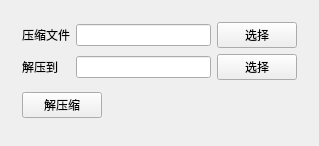
<?xml version="1.0" encoding="UTF-8"?>
<ui version="4.0">
 <class>epub_unzip_uiClass</class>
 <widget class="QMainWindow" name="epub_unzip_uiClass">
  <property name="geometry">
   <rect>
    <x>0</x>
    <y>0</y>
    <width>319</width>
    <height>146</height>
   </rect>
  </property>
  <property name="windowTitle">
   <string>epub_unzip_ui</string>
  </property>
  <widget class="QWidget" name="centralWidget">
   <layout class="QVBoxLayout" name="verticalLayout">
    <item>
     <widget class="QWidget" name="widget" native="true">
      <layout class="QGridLayout" name="gridLayout">
       <property name="bottomMargin">
        <number>0</number>
       </property>
       <item row="0" column="0">
        <widget class="QLabel" name="label">
         <property name="text">
          <string>压缩文件</string>
         </property>
        </widget>
       </item>
       <item row="0" column="2">
        <widget class="QLineEdit" name="lineEdit1"/>
       </item>
       <item row="0" column="5">
        <widget class="QPushButton" name="btn1">
         <property name="text">
          <string>选择</string>
         </property>
        </widget>
       </item>
       <item row="1" column="0">
        <widget class="QLabel" name="label_2">
         <property name="text">
          <string>解压到</string>
         </property>
        </widget>
       </item>
       <item row="1" column="5">
        <widget class="QPushButton" name="btn2">
         <property name="text">
          <string>选择</string>
         </property>
        </widget>
       </item>
       <item row="1" column="2">
        <widget class="QLineEdit" name="lineEdit2"/>
       </item>
      </layout>
     </widget>
    </item>
    <item>
     <widget class="QWidget" name="widget_3" native="true">
      <layout class="QHBoxLayout" name="horizontalLayout_3">
       <property name="topMargin">
        <number>0</number>
       </property>
       <item>
        <widget class="QPushButton" name="btn3">
         <property name="text">
          <string>解压缩</string>
         </property>
        </widget>
       </item>
       <item>
        <spacer name="horizontalSpacer">
         <property name="orientation">
          <enum>Qt::Horizontal</enum>
         </property>
         <property name="sizeHint" stdset="0">
          <size>
           <width>40</width>
           <height>20</height>
          </size>
         </property>
        </spacer>
       </item>
      </layout>
     </widget>
    </item>
   </layout>
  </widget>
 </widget>
 <layoutdefault spacing="6" margin="11"/>
 <resources/>
 <connections/>
</ui>
